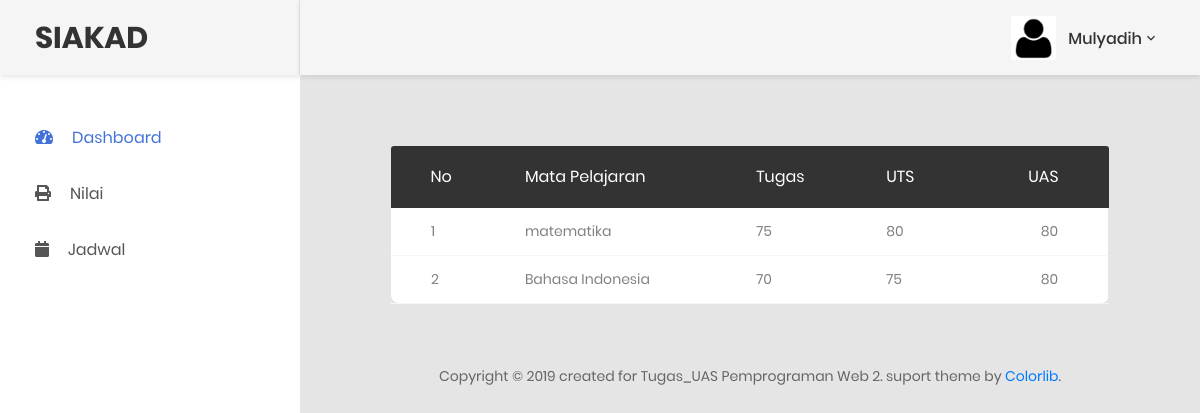
Page /murid/murid_nilai.php (signed in) on the earlier database version.
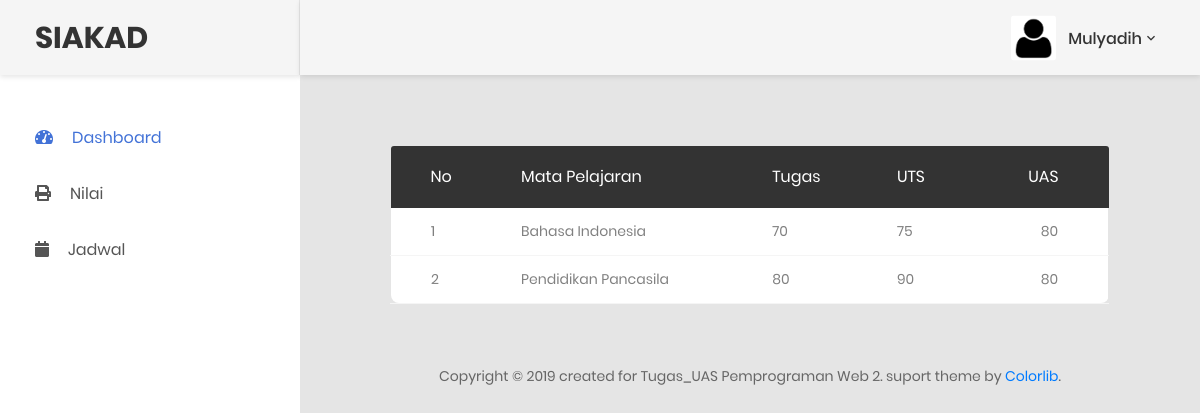
Same page on the later database version.
### tables this page shows
CREATE TABLE `nilai` (
  `id` int(11) NOT NULL,
  `nis` varchar(12) NOT NULL,
  `id_mapel` int(11) NOT NULL,
  `tugas` int(11) NOT NULL,
  `uts` int(3) NOT NULL,
  `uas` int(11) NOT NULL
);

CREATE TABLE `mapel` (
  `id` int(11) NOT NULL,
  `nip` varchar(13) NOT NULL,
  `nama` varchar(50) NOT NULL,
  `id_kelas` int(11) NOT NULL
);

### murid/murid_nilai.php (the view, shortened to what this page needs)
<?php
    include('../template/header.php');
?>
<div class="row m-t-30">
    <div class="col-md-12">
        <div class="table-responsive m-b-40">
            <table class="table table-borderless table-data3">
                <thead>
                    <tr>
                        <th>No</th>
                        <th>Mata Pelajaran</th>
                        <th>Tugas</th>
                        <th>UTS</th>
                        <th>UAS</th>
                    </tr>
                </thead>
                <tbody>
                <?php
                include 'koneksi.php';
                $sql= "select * from nilai a left join mapel b on a.id_mapel=b.id";
                $ee = mysqli_query($koneksi,$sql);
                $no=1;
                while($hasil = mysqli_fetch_array($ee)){
                ?>
                <tr>
                    <td><?= $no; ?></td>
                    <td><?= $hasil['nama'] ?></td>
                    <td><?= $hasil['tugas'] ?></td>
                    <td><?= $hasil['uts'] ?></td>
                    <td><?= $hasil['uas'] ?></td>
                </tr>
                <?php $no++;
                } ?>
                </tbody>
                </table>
            </div>
        </div>
    </div>
<?php include('../template/footer1.php'); ?>
<?php include('../template/footer.php'); ?>

Differences in the rows shown:
removed nilai: id_mapel.nama "matematika", tugas "75", uts "80", uas "80"
added nilai: id_mapel.nama "Pendidikan Pancasila", tugas "80", uts "90", uas "80"
